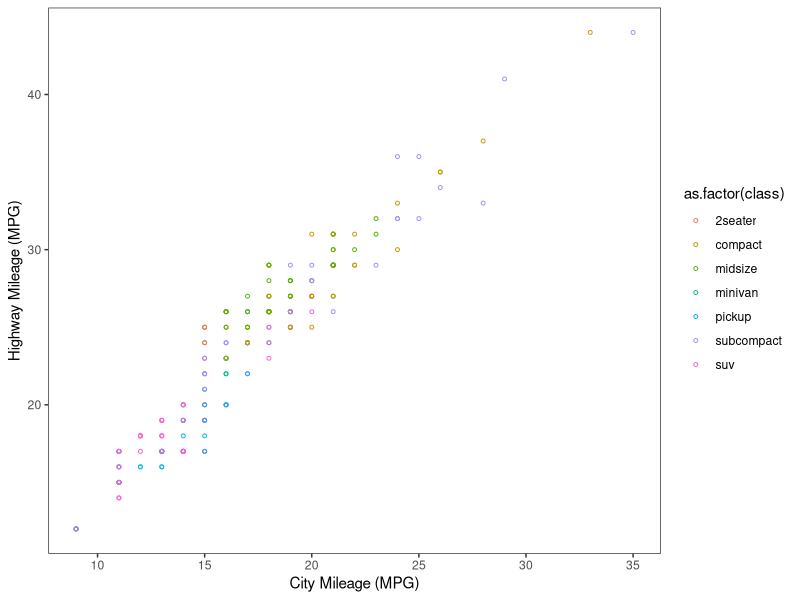
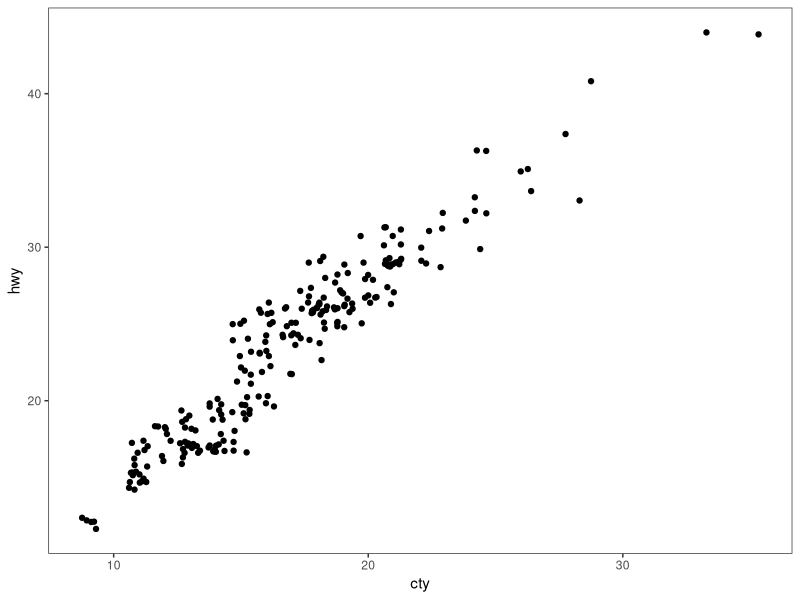
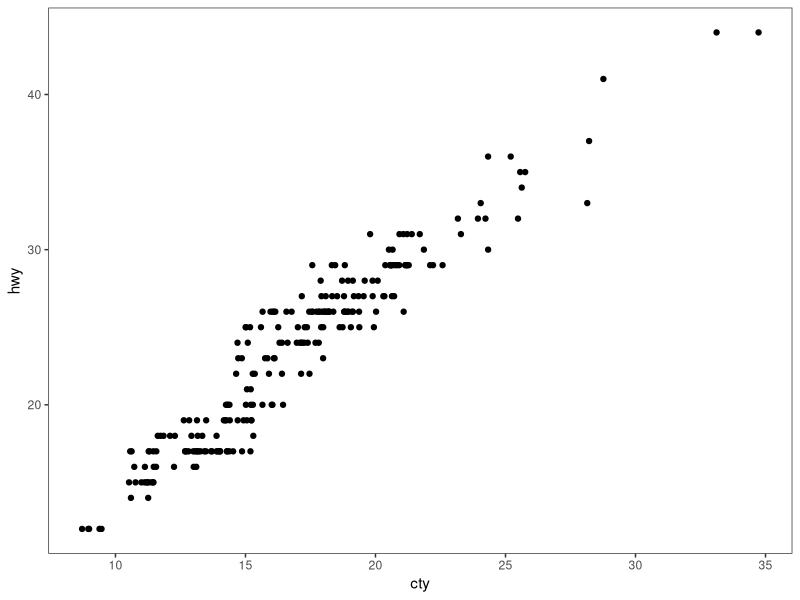
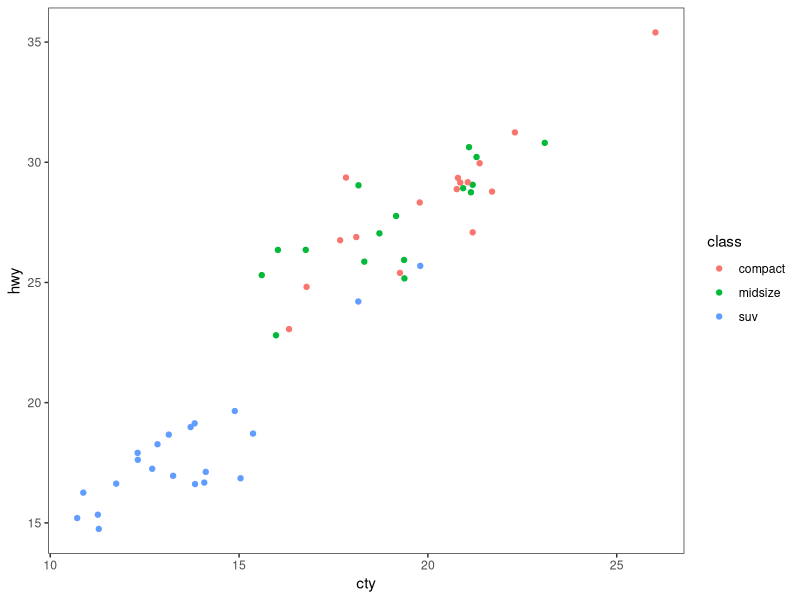
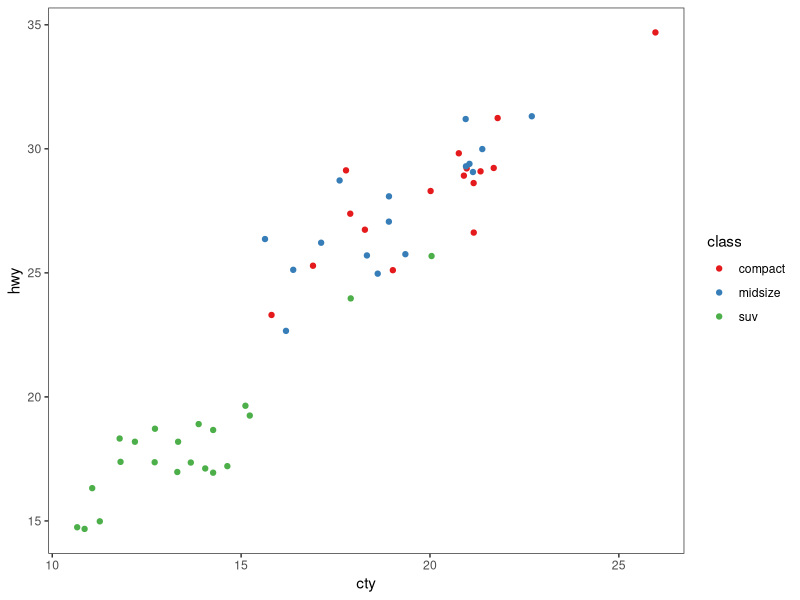
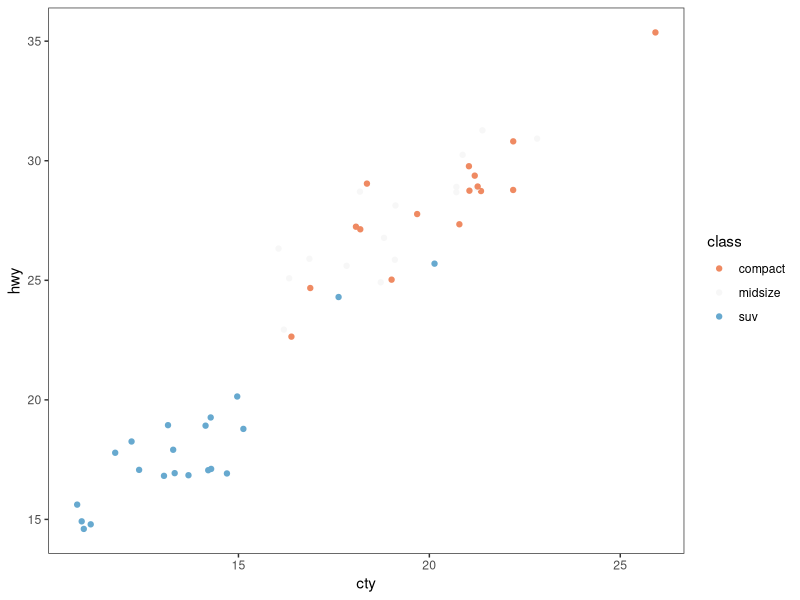
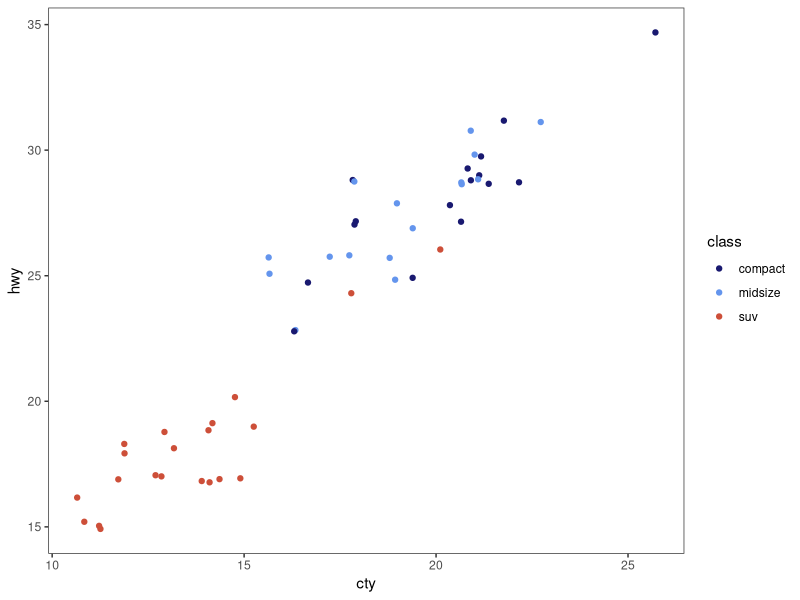
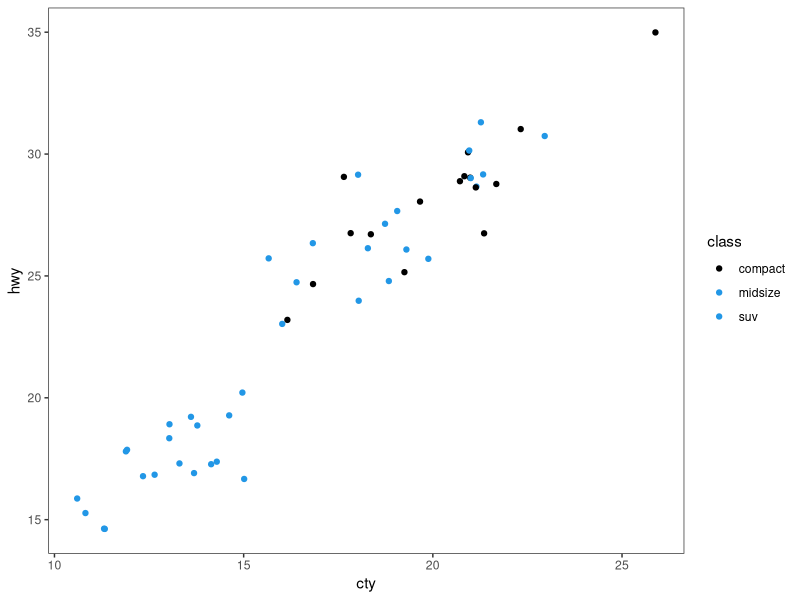

Write R code to recreate these figures, in order. (Note: this script raises an error after producing the figures.)
# ---------------------------------------------------------- #
#### MODULE 3: Plot even more data!                       ####               
# ---------------------------------------------------------- #

## OBJECTIVE:
# 1. To develop a "grammar of graphics".
# 2. To become comfortable using ggplot2 for exploratory data visualization.


# ---------------------------------------------------------- #
#### SET UP:                                              ####
# ---------------------------------------------------------- #
# REMINDER: In RStudio, open the Rproject for our course (UNCG_DataWrangling), 
# pull any changes from GitHub, and navigate to the branch you created for 
# yourself (just a single branch for the whole semester) in RStudio's Git tab.
# Open this week's assignment in this new branch to complete and submit on GitHub.
# Ideally, you'll commit your answers a bit at a time as you work through
# this assignment, rather than committing all at once at the end.

# Reminder of some helpful resources for graphing in R:
# ggplot Cookbook: http://www.cookbook-r.com/Graphs/
# Official ggplot2 Book: https://ggplot2-book.org/
# Themes in ggplot2: https://ggplot2-book.org/polishing.html#themes

# In ggplot2, aesthetic means “something you can see”. Each aesthetic is a
# mapping between a visual cue and a variable.
# Examples include:
# position (i.e., on the x and y axes)
# color (“outside” color)
# fill (“inside” color)
# shape (of points)
# line type
# size

# Each type of geometric object (geom) accepts only a subset of all aesthetics.
# Refer to the geom help pages to see what mappings each geom accepts. Aesthetic
# mappings are set with the aes() function.

# TASK: We will be using the ggplot2 package for graphing. Fortunately, ggplot2 
# is nested within the tidyverse package (along with many others).
# Start by writing code to load the tidyverse library.
# HINT: see the end of assignment #1 if you forgot how to load a package.

library(tidyverse)
library(ggplot2)

# TASK: Write code below to set your theme to black and white and both your major
# AND minor gridlines to element_blank for all plots you'll be making today.
# HINT: Check back to last week's assignment section 1.9 for setting themes for
# all plots.

theme_set(theme_bw())
theme_update(
             panel.grid.major = element_blank(),
             panel.grid.minor = element_blank())



# ---------------------------------------------------------- #
#### 1.0 CORRELATION                                      ####
# ---------------------------------------------------------- #

# We learned how to make correlations last week, but it never hurts to get
# more practice! Let's start by using a data set built into ggplot2.
# The mpg dataset looks at the gas efficiency of different cars. Run the following
# code to load the data:
data(mpg, package = "ggplot2")

# TASK: Create a scatterplot (i.e., a dot plot) to relate city and highway mileage.
# Color the points by the class of car (class column) and label the x and y axis 
# to be more informative (City Mileage (MPG) vs Highway Mileage (MPG)).
# HINT: Refer back to last week's assignment or the ggplot help resources if you 
# forget how to make a scatterplot.

ggplot(mpg, aes(x = cty, y = hwy, color=as.factor(class))) + 
  geom_point(size=1, shape=1) +
  xlab("City Mileage (MPG)") + 
  ylab("Highway Mileage (MPG)")


# Looks alright, but the graph may be hiding some information...
# QUESTION: How many data points are in the mpg dataframe?

#234

# QUESTION: Approximately how many dots are in the graph you just made? How does
# that compare to the number of observations in the dataframe?

#76

# Try another correlation-focused geom that addresses this problem by running
# the following code:
ggplot(data=mpg, aes(x=cty, y=hwy)) + 
  geom_jitter()


# QUESTION: What happened when you created the plot with geom_jitter?

#We gained a lot of points.

# QUESTION: Run the code to create a plot using geom_jitter a second time. Then run it
# again and again. What happens each time? Why is this happening?

#The points appear to move. geom_jitter is adding small amounts of random movement.


# TASK: The default in geom_jitter is to jitter (or slightly move) the points away
# from each other in both the x and y directions. Check the help file for geom_jitter
# and write code below to make a graph where you jitter points in only the x-dimension
# by 0.5.

?geom_jitter

ggplot(data=mpg, aes(x=cty, y=hwy)) + 
  geom_jitter(width = 0.5, height = 0)

# ---------------------------------------------------------- #
#### 1.1 DETOUR! COLORS, COLORS, COLORS                   ####
# ---------------------------------------------------------- #

# Our world is so colorful, and our graphs can be too! But we want to be mindful
# of our color choices to not only be beautiful, but also informative and accessible.

# TASK: Create a new dataframe that filters our mpg data down to only information
# for car classes compact, midsize, and suv using an %in% statement. Name your 
# new dataframe mpgSubset.
# HINT: Refer back to the Transform assignment if you want help with %in% (or 
# try googling!)

?select
?mutate
?filter

mpgSubset <- select(mpg , "manufacturer",  "model", "displ", "year", "cyl"         
                , "trans"     ,   "drv"       ,   "cty"     ,     "hwy"    ,      "fl"          
                    , "class"       ) %>% filter(class == c("compact","suv", "midsize")) 



# ggplot has lots of nice (and some not so nice) built-in color palettes that we 
# can use to fill our bars with color. Try running the following code:
ggplot(data=mpgSubset, aes(x=cty, y=hwy, color=class)) +
  geom_jitter()

# The code above supplies us with ggplot's default color palette, which I find not
# so pleasing. Let's try to change this!

# We can add a statement specifying the scale of colors we would prefer. One way
# to do this is to use other pre-set palettes from ggplot. Run the code below to 
# ask ggplot to use the color brewer's palette called Set 1.
ggplot(data=mpgSubset, aes(x=cty, y=hwy, color=class)) +
  geom_jitter() +
  scale_color_brewer(palette="Set1")

# Alternatively, we could use the "RdBu" palette:
ggplot(data=mpgSubset, aes(x=cty, y=hwy, color=class)) +
  geom_jitter() +
  scale_color_brewer(palette="RdBu")

# QUESTION: Investigate the color brewer's range of palettes at this website: 
# https://r-graph-gallery.com/38-rcolorbrewers-palettes.html
# What do you notice about the colors chosen from each of the palettes that we
# used above? (i.e., does it use the first three colors in the palette? The last
# three? Some other combination?)

#maybe the last ones? Hard to tell.

# We could also pick out EXACTLY which colors we want for our figure. 
# There are 4 main ways to specify colors in R:
### by name
### by number
### by Hex code
### with the rgb() function

# By Name: R allows you to call more than 600 colors by name! Run the following
# code to see a list:
colors()

# We can put in the colors we chose for each variable by adding the 
# scale_color_manual() function to our plot. Try it out by running the following
# code:
ggplot(data=mpgSubset, aes(x=cty, y=hwy, color=class)) +
  geom_jitter() +
  scale_color_manual(values=c('midnightblue', 'cornflowerblue', 'tomato3'))


# You can also chose colors by number, which are assigned in R.

# TASK: Copy and paste the code to make our scatterplot and replace the color names
# with three numbers of your choice (between 1 and 657). How does your new figure look?
# HINT: remember to remove the quotation marks when calling numbers.

ggplot(data=mpgSubset, aes(x=cty, y=hwy, color=class)) +
  geom_jitter() +
  scale_color_manual(values=c(1, 4, 20))

#Honestly, it looks not that great. Two of the colors seem very similar, at least to me.

# QUESTION: How do you think you could figure out which color name belongs to
# each color number?
# HINT: Try creating a dataframe from color() by passing it into the
# as.data.frame() function.




as.data.frame(colors())

#We get a list that lets us know which color is which.

# You can also chose colors by Hex code. A Hex color code is a 6-symbol code made
# of up to three 2-symbol elements (6 symbols in length all together). Each of 
# the 2-symbol elements represents a color value in the Red-Green-Blue (RGB) color
# scale from 0 to 255. Hex codes are written with a # in front of them. Let's try
# out calling our colors using hex code.
ggplot(data=mpgSubset, aes(x=cty, y=hwy, color=class)) +
  geom_jitter() +
  scale_color_manual(values=c('#191970', '#6495ED', '#FF6347'))

# There are two great things about hex codes. First, you can call ANY color you 
# want with a hex code. That is, you're not limited to the 657 colors that are
# in ggplot. By specifying the color by hex code, you can pick literally anything!

# TASK: Google the search term "color picker". This should bring up google's color
# picker (in addition to a billion other color picking websites). Use this color
# picker to generate the hex codes for three new colors of your choice. Then copy
# and paste the above code, replacing the hex codes with your color choices.

ggplot(data=mpgSubset, aes(x=cty, y=hwy, color=class)) +
  geom_jitter() +
  scale_color_manual(values=c('#46defc', '#4683fc', '#46fcbf'))

# The second great thing about hex codes is that you can control the transparency
# of your colors. Transparency is set in a hex code by adding two extra symbols
# to the end, which together make up the "alpha" element. Adding 00 to the end 
# of your hex code will make your color completely transparent, while adding FF 
# to the end will make it completely opaque. Any number/letters in-between will 
# result in partial transparency. You can find a complete list of transparencies
# between 0-100% here: https://gist.github.com/lopspower/03fb1cc0ac9f32ef38f4

# TASK: Try out transparency by copying and pasting your graph code below and
# adding the alpha element to the end of each of your hex codes to make your
# first color 0% transparent, your second color 50% transparent, and your third
# color 100% transparent.

ggplot(data=mpgSubset, aes(x=cty, y=hwy, color=class)) +
  geom_jitter() +
  scale_color_manual(values=c('#46defc00', '#4683fc80', '#46fcbfFF'))

# QUESTION: What happened to the point that you set to 100% transparent?

#Disappeared

# Finally, we can set our colors using the rgb() function. This operates very
# similarly to the hex code, where you can pick exactly the color and transparency
# you want. Try it out by running the following code:
ggplot(data=mpgSubset, aes(x=cty, y=hwy, color=class)) +
  geom_jitter() +
  scale_color_manual(values=c(rgb(.10, .10, .44, 0.5), rgb(.39, .58, .93, 0.5), rgb(1.0, .39, .28, 0.5)))

# TASK: Modify the above code to make all of your points 50% transparent.

# There are so many inventive and artistic people in the world who have expanded
# the offerings for colors in ggplot. Check out some notable ones listed below
# when choosing colors for this assignment.
### Color-blind friendly palettes: https://github.com/JLSteenwyk/ggpubfigs
### Color palettes from vintage National Parks posters: https://github.com/katiejolly/nationalparkcolors
### Color palettes based on Wes Anderson movies: https://github.com/karthik/wesanderson
### Color palettes from famous Dutch paintings: https://github.com/EdwinTh/dutchmasters


# ---------------------------------------------------------- #
#### 1.2 DETOUR! LEGENDS                                  ####
# ---------------------------------------------------------- #

# When you specify colors in your ggplot code, R throws in a bonus legend for free!
# However, this legend is often not as clear or visually appealing as we might 
# prefer. But as with all geometric objects in ggplot, legends can be easily altered.

# Run the following code to create a scatter plot. Feel free to modify the colors
# as you prefer!
ggplot(data=mpgSubset, aes(x=cty, y=hwy, color=class)) +
  geom_jitter()

# QUESTION: Where did ggplot get the legend title and values from?

#From the mpgSubset dataframe. 

# We could change the title and values in our legend by altering the dataframe
# we are passing into ggplot. But that seems a bit drastic. Instead, we can 
# lean on the same code that specifies our color picks to alter the legend text.
# Try it out by running the following code:
ggplot(data=mpgSubset, aes(x=cty, y=hwy, color=class)) + 
  geom_jitter() + 
  scale_color_manual(values=c('#FCBA03', '#380754', '#496916'), #uses parts of the dataframe to create aestetic maps
                     name='Class of Car',  #Setting title name
                     breaks=c('suv', 'midsize', 'compact'), #Sets the order of the legend
                     labels=c('SUV', 'Midsize', 'Compact')) #Sets the order o the labels

?scale_color_manual

# TASK: Label each line of the code above with what it is doing.
# HINT: Check the scale_color_manual help file or ggplot Cookbook for more info.


# IMPORTANT: It is important to pay attention to the order you provide ggplot with 
# your color choices and legend labels! Try running the following code:
ggplot(data=mpgSubset, aes(x=cty, y=hwy, color=class)) + 
  geom_jitter() + 
  scale_color_manual(values=c('#FCBA03', '#380754', '#496916'), 
                     name='Class of Car', 
                     breaks=c('suv', 'midsize', 'compact'), 
                     labels=c('Compact', 'SUV', 'Midsize')) 


# QUESTION: What is wrong with the code above? Why is it so important to be
# careful with the order you pass information into ggplot?

#The breaks and labels are out of order meaning that dots will be mislabeled.

# While changing the legend text and factor order takes place in the scale_color_manual
# step, moving the legend around on the graph page is part of the graph theme. We
# can try this out using the code below:
ggplot(data=mpgSubset, aes(x=cty, y=hwy, color=class)) + 
  geom_jitter() + 
  theme(legend.position='top')


# TASK: Modify the code above to have the legend display along the bottom of
# the figure.

ggplot(data=mpgSubset, aes(x=cty, y=hwy, color=class)) + 
  geom_jitter() + 
  theme(legend.position='bottom')

# We can also have the legend located within the area of the graph itself! We can 
# do this by specifying the coordinates for where the legend should go within the
# graph axes. First we set the legend position and then we set the anchoring 
# position by justifying the legend.
### bottom left: 0,0
### bottom right: 1,0
### top left: 0,1
### top right: 1,1

# Try it out by running the following code:
ggplot(data=mpgSubset, aes(x=cty, y=hwy, color=class)) + 
  geom_jitter() + 
  theme(legend.position=c(1,0), legend.justification=c(1,0))

# QUESTION: What happens if you don't include the code for legend justification
# above?

#The legend ends up in weird positon, covering part of the graph.


# TASK: Copy and paste the code from above. Modify it to place the legend in the
# upper left part of the graph.

ggplot(data=mpgSubset, aes(x=cty, y=hwy, color=class)) + 
  geom_jitter() + 
  theme(legend.position=c(0.1,1), legend.justification=c(0,1.1))

# Finally, we might want to remove the legend altogether! We would do so by
# modifying the theme as well. 

# TASK: Check the ggplot cookbook to find the legends section. Read what it says 
# about removing the legend. Then copy and paste the graph code from above. Modify
# the code to remove the legend.

ggplot(data=mpgSubset, aes(x=cty, y=hwy, color=class)) + 
  geom_jitter() + 
  theme(legend.position=c(1,0), legend.justification=c(1,0)) + theme(legend.position="none")

# ---------------------------------------------------------- #
#### 2.0 DEVIATION                                        ####
# ---------------------------------------------------------- #

# Used to compare variation in values between small number of items (or categories) 
# with respect to a fixed reference.

# Whether the graphical type is a deviation graph or a composition graph (or a 
# ranking graph) may depend on the underlying data structure.

# We used geom_bar() last week with factor data to create a bar graph. But
# geom_bar() is a bit tricky because it can make EITHER a bar graph or a histogram
# depending on the data you give it. The default of geom_bar() is to set stat to 
# count so if you give it just a continuous x value, it will make a histogram. Try
# it with the following code:
ggplot(data=mpg, aes(x=hwy)) + 
  geom_bar()

# In order to have the geom create bars and not a histogram, you must:
# 1) Set stat = identity
# 2) Provide both an x and a y inside the aes(), where x is either a character 
# or factor and y is numeric.

# TASK: Create a dataframe of summary statistics for the mpg data, calculating the
# mean, standard deviation, and standard error for highway mpg grouping by class.
# Name the resulting dataframe highwayMPG and your new variables hwy_mean, hwy_sd,
# and hwy_se.
# HINT: Look back at the Transform assignment if you forget how to summarize the
# data. Also recall, standard error = 1.96*standard deviation.

highwayMPG <- group_by(mpg, class) %>% summarise(hwy_mean = mean(hwy, na.rm= T), hwy_sd = sd(hwy, na.rm = T)) %>% 
  mutate(hwy_se = 1.96*hwy_sd) %>% 
  ungroup()

# TASK: Create a bar graph showing the average highway MPG on the y-axis and 
# car class on the x-axis. Fill the bars by class. Add in error bar caps that are 20%
# the width pf the bars.
# HINT: Don't forget to change stat from the default in your geom_bar() statement!

ggplot(highwayMPG, aes(x = hwy_mean, y = class)) + 
  geom_bar(stat='identity') +
  geom_errorbar(aes(xmin=hwy_mean-hwy_se, 
                    xmax=hwy_mean+hwy_se, 
                    width=0.2))

# ---------------------------------------------------------- #
#### 2.1 DETOUR! COLORS AND LEGENDS, AGAIN                ####
# ---------------------------------------------------------- #

# Recall that some geometric elements require fills instead of (or sometimes in
# addition to) colors.

# TASK: Create a bar graph with the mpg summary stats with the following parameters:
# (1) Black bar outline
# (2) Bars filled with the color brewer palette "Dark2" using the scale_fill_manual
#     statement
# (3) No legend
# (4) Informative x- and y-axis labels. 

# HINT: Carefully consider whether your color and/or fill should go within an aes() 
# statement, the scale_fill_manual or scale_color_manual statements, or neither.
# If in doubt, try a bunch of ways until it looks how we want it. And consult 
# your helpful ggplot resources on the web.


# ---------------------------------------------------------- #
#### 2.2 DETOUR! AXIS MODIFICATIONS                       ####
# ---------------------------------------------------------- #

# Run the following code, feeling free to modify colors as you prefer:
ggplot(data=highwayMPG, aes(x=class, y=hwy_mean, fill=class)) +
  geom_bar(stat='identity') 

# QUESTION: Where is ggplot getting the x-axis tick labels from?


# Often our tick labels are not the best. We can modify them to be more informative
# or visually appealing by directly modifying the dataframe, but again this feels
# a bit extreme. Instead, we can directly modify the scale of the axis. For axes
# that deal with categories, we are setting the discrete scale. Try it out by
# running the following code:
ggplot(data=highwayMPG, aes(x=class, y=hwy_mean, fill=class)) +
  geom_bar(stat='identity') +
  scale_x_discrete(labels=c('sport', 'compact', 'midsize', 'minivan', 'pickup', 'subcompact', 'SUV'))

# We can also change the scale of the continuous axes, including how large they are
# and where the tick marks fall as follows:
ggplot(data=highwayMPG, aes(x=class, y=hwy_mean, fill=class)) +
  geom_bar(stat='identity') +
  scale_y_continuous(breaks=seq(0, 50, 10)) +
  coord_cartesian(ylim=c(0,50))

# QUESTION: Try running the code above without the coord_cartesian() statement. 
# What is surprising about the resulting graph? Based on this result, what do you
# think the coord_cartesian() statement does?


# We can also add a statement into the scale discrete or continuous statements
# to name our axes, rather than putting in a whole separate step of xlab() or ylab().
# Try it out with the following code:
ggplot(data=highwayMPG, aes(x=class, y=hwy_mean, fill=class)) +
  geom_bar(stat='identity') +
  scale_x_discrete(name='Class of Car') +
  scale_y_continuous(name='Mean Highway MPG')


# Finally, we can flip our axes easily in ggplot as follows:
ggplot(data=highwayMPG, aes(x=class, y=hwy_mean, fill=class)) +
  geom_bar(stat='identity') +
  coord_flip()


# TASK: Let's put it all together. Make a graph of the mpg summary stats with the
# following specifications:
# (1) color by class of car using a color scheme of your choice (not the default)
# (2) plot the class of car on the x-axis and the highway MPG on the y axis
# (3) include better names for the x- and y-axis titles
# (4) include better names for the car classes
# (5) set the scale of the highway mpg to run from 0 to 30 with breaks every 5 
# (6) flip your axes
# (7) remove the legend


# ---------------------------------------------------------- #
#### 3.0 RANKING                                          ####
# ---------------------------------------------------------- #
# Used to compare the position or performance of multiple items with respect to 
# each other. Actual values matters somewhat less than the ranking.

# TASK: Create a dataframe of summary statistics for the mpg data, calculating the
# mean, standard deviation, and standard error for CITY mpg grouping by class.
# Name the resulting dataframe cityMPG and your new variables city_mean, city_sd,
# and city_se.
# HINT: Look back at the Transform assignment if you forget how to summarize the
# data. Also, standard error = 1.96*standard deviation.


# Now we want to plot our data in order from smallest to largest city MPG to get
# a ranking. To do so, we need to use the reorder() function to rearrange the data
# going into our x-axis.
ggplot(cityMPG, aes(x=reorder(class, city_mean), y=city_mean)) + 
  geom_bar(stat="identity")

# TASK: Recreate the above ranking figure to include the following:
# (1) class of car on the x-axis with informative axis and tick labels
# (2) MPG ordered from highest to lowest (hint: try google if you're unsure)
# (3) bars with dary grey outlines and filled by class with your favorite color scheme
# (4) error bars with end caps 30% the width of the bars
# (5) y-axis from 0 to 30 with tick marks every 5
# (6) no legend.


# ---------------------------------------------------------- #
#### 4.0 DISTRIBUTION                                     ####
# ---------------------------------------------------------- #
# When you have lots and lots of data points and want to study where and how the
# data points are distributed.

# Histograms can be accomplished with either geom_bar() or geom_histogram()
ggplot(mpg, aes(hwy)) + 
  geom_histogram()

# TASK: Recreate the graph above, but using geom_bar() instead


# TASK: Try making a histogram with the categorical variable 'manufacturer'.
# What error message do you get?


# QUESTION: What happens when you follow the advice of the error message and 
# make stat='count'?
ggplot(mpg, aes(manufacturer)) + 
  geom_histogram(stat="count")


# TASK: Make a boxplot comparing the distribution of cty (city mileage) for
# each class of car.
# HINT: Look back to last week if you forget how to make a boxplot.


# We can also make a different type of distribution, a violin plot using the 
# geom_violin statement as follows:
ggplot(mpg, aes(x=class, y=cty)) + 
  geom_violin()

# QUESTION: What does a violin plot show? Check google if you're unsure.


# ---------------------------------------------------------- #
#### 5.0 COMPOSITION                                      ####
# ---------------------------------------------------------- #
# Bar charts and pie charts are classic ways of showing composition of a dataset.

# TASK: Let's get some data for this task by determining the number of cars from 
# each car manufacturer in our mpg dataframe. We can do this as follows:
manufacturerFreq <- mpg %>% 
  group_by(manufacturer) %>% 
  summarize(frequency=length(manufacturer)) %>% 
  ungroup()

# TASK: Make a bar graph of the number of cars (frequency) by manufacturer using
# the dataframe we created above.


# We can switch the bar chart you created above into a pie chart simply by changing
# the coordinate system through a series of steps as follows:

ggplot(manufacturerFreq, aes(x=manufacturer, y=frequency)) +
  geom_bar(stat="identity") +
  coord_polar()

ggplot(manufacturerFreq, aes(x=manufacturer, y=frequency, fill=manufacturer)) +
  geom_bar(stat="identity") +
  coord_polar()

ggplot(manufacturerFreq, aes(x="", y=frequency, fill=manufacturer)) +
  geom_bar(stat="identity", width=1) +
  coord_polar()

ggplot(manufacturerFreq, aes(x="", y=frequency, fill=manufacturer)) +
  geom_bar(stat="identity", width=1) +
  coord_polar(theta="y")

ggplot(manufacturerFreq, aes(x="", y=frequency, fill=manufacturer)) +
  geom_bar(stat="identity", width=1) +
  coord_polar(theta="y", start=0) +
  theme_void() +
  theme(legend.title = element_text(size = 12.5), 
        legend.text  = element_text(size = 8.5),
        legend.key.size = unit(.75, "lines"))

# TASK: Annotate the code below to describe what each line does:
ggplot(manufacturerFreq, aes(x="", y=frequency, fill=manufacturer)) +
  geom_bar(stat="identity", width=1) +
  coord_polar(theta="y", start=0) +
  theme_void() +
  theme(legend.title = element_text(size = 12.5), 
        legend.text  = element_text(size = 8.5),
        legend.key.size = unit(.75, "lines"))


# ---------------------------------------------------------- #
#### 6.0 CHANGE                                           ####
# ---------------------------------------------------------- #

# Time series are often best visualized with line graphs. Let's try this out
# with some new data:
data("economics")

# TASK: Use the economics dataset to plot the number of people who are unemployed
# over time (unemploy vs date). Make a scatterplot, then connect the points with 
# lines using geom_line().
# HINT: use ?economics to get more information about this dataset.




# ---------------------------------------------------------- #
#### GROUPS AND MAPS                                      ####
# ---------------------------------------------------------- #

# Let's save these for group project options, this assignment is really long!









# REMEMBER: Save and push your script when you're done with this assignment!
